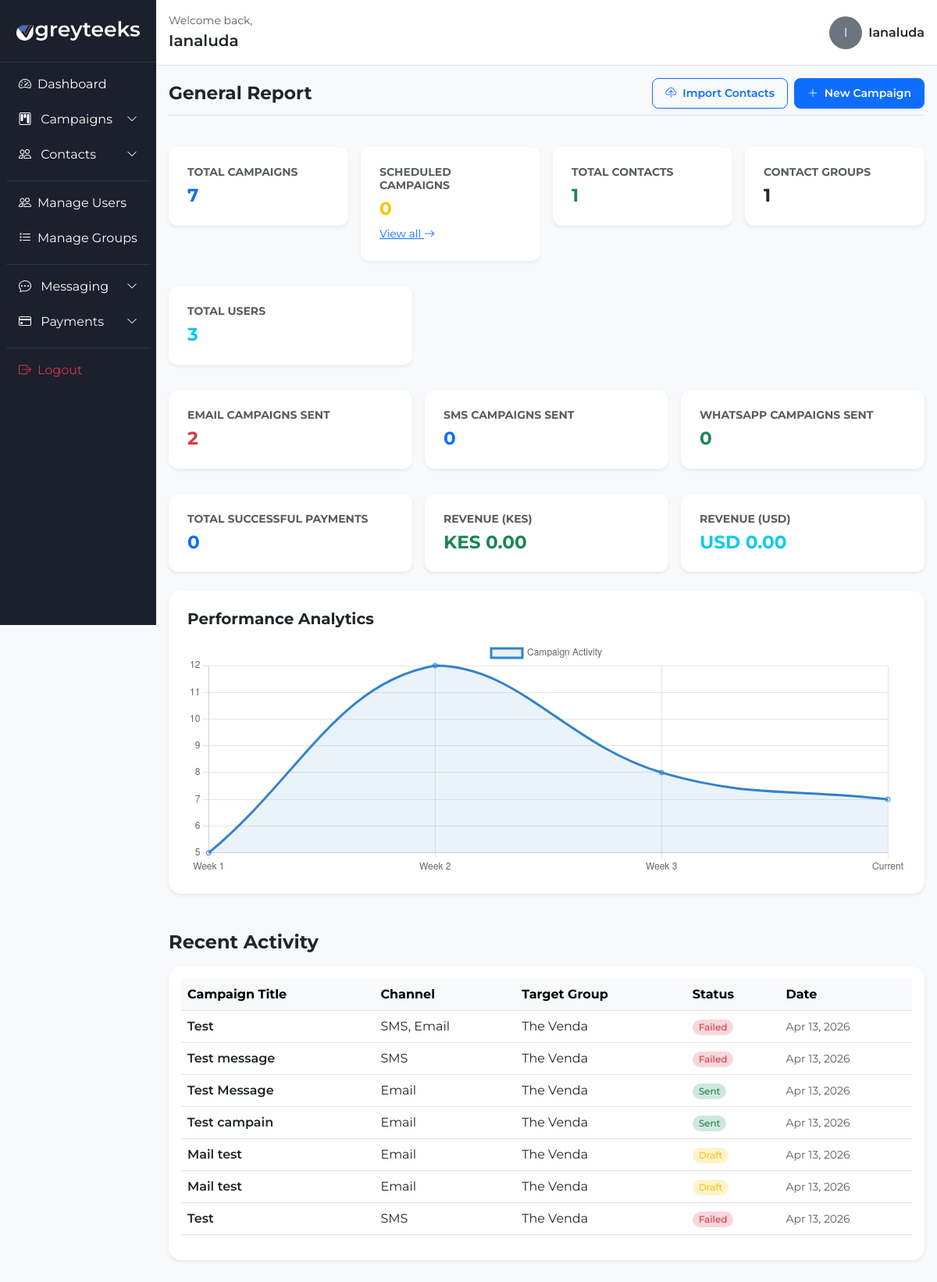
Page /dashboard/ (signed in) on the earlier database version.
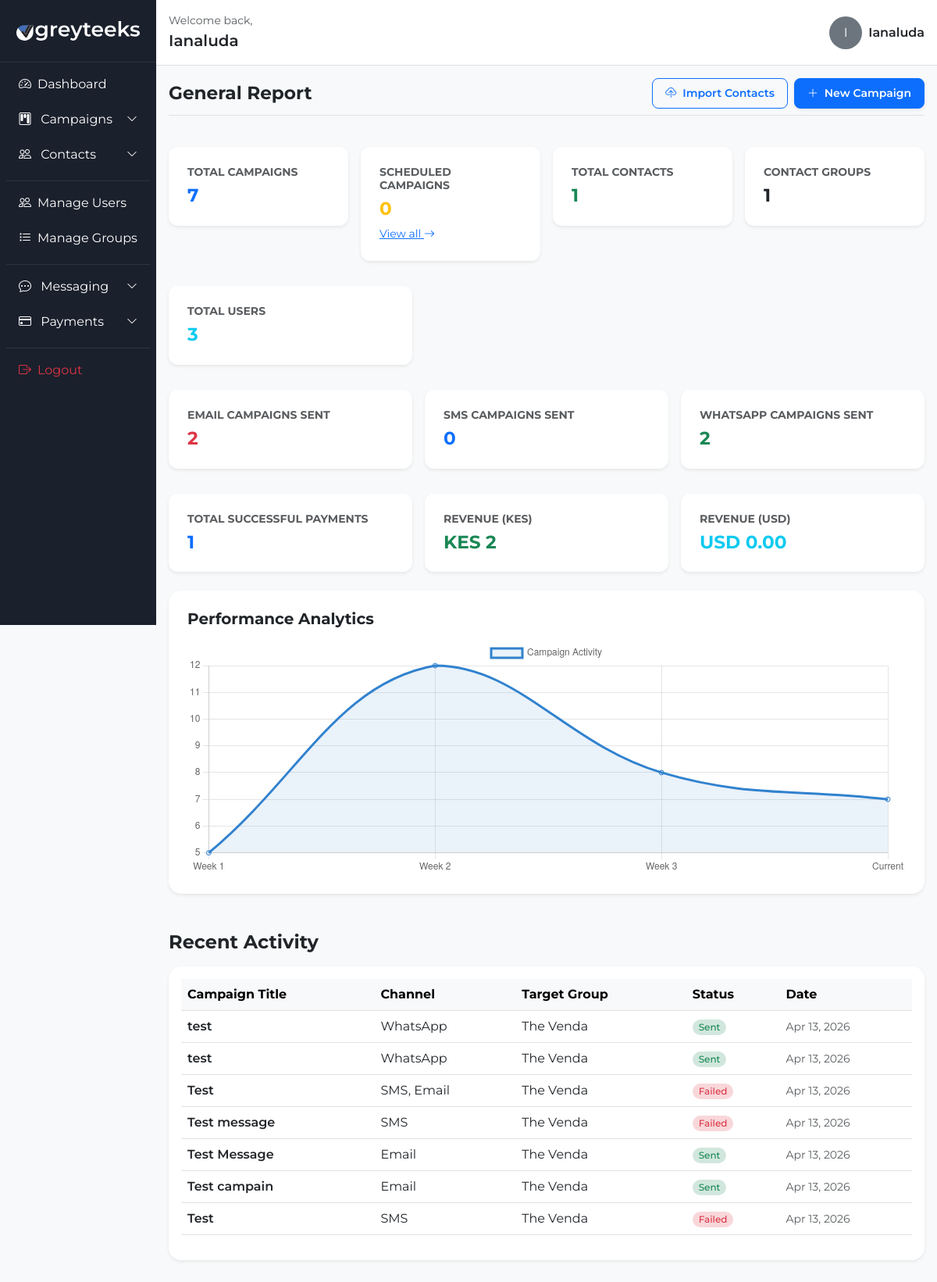
Same page on the later database version.
### campaigns/models.py (models this page shows, shortened)
class Campaign(models.Model):
    user = models.ForeignKey(settings.AUTH_USER_MODEL, on_delete=models.CASCADE, related_name='campaigns')
    title = models.CharField(max_length=200)
    description = models.TextField(blank=True, default='')
    message_body = models.TextField(blank=True, default='')
    sms_template = models.ForeignKey(MessageTemplate, on_delete=models.SET_NULL, null=True, blank=True)
    send_sms = models.BooleanField(default=False, verbose_name='SMS')
    send_whatsapp = models.BooleanField(default=False, verbose_name='WhatsApp')
    send_email = models.BooleanField(default=False, verbose_name='Email')
    target_group = models.ForeignKey(Group, on_delete=models.SET_NULL, null=True, blank=True)
    scheduled_time = models.DateTimeField(null=True, blank=True)
    status = models.CharField(
        max_length=20,
        choices=[
            ('draft', 'Draft'),
            ('scheduled', 'Scheduled'),
            ('sent', 'Sent'),
            ('failed', 'Failed'),
            ('cancelled', 'Cancelled'),
        ],
        default='draft'
    )
    cancel_reason = models.TextField(blank=True)
    sms_server = models.ForeignKey(SMSProvider, on_delete=models.SET_NULL, null=True, blank=True)
    whatsapp_server = models.ForeignKey(WhatsAppProvider, on_delete=models.SET_NULL, null=True, blank=True)
    email_server = models.ForeignKey(EmailProvider, on_delete=models.SET_NULL, null=True, blank=True)
    whatsapp_template = models.ForeignKey(WhatsAppTemplate, on_delete=models.SET_NULL, null=True, blank=True)
    email_template = models.ForeignKey(EmailTemplate, on_delete=models.SET_NULL, null=True, blank=True)
    created_at = models.DateTimeField(auto_now_add=True)
    @property
    def enabled_channels(self):
        channels = []
        if self.send_sms:
            channels.append('SMS')
        if self.send_whatsapp:
            channels.append('WhatsApp')
        if self.send_email:
            channels.append('Email')
        return channels
    @property
    def active_channel_labels(self):
        return ', '.join(self.enabled_channels) if self.enabled_channels else 'None'

### contacts_app/models.py (models this page shows, shortened)
class Group(models.Model):
    user = models.ForeignKey(User, on_delete=models.CASCADE, related_name='user_groups')
    name = models.CharField(max_length=100)
    description = models.TextField(blank=True)
    created_at = models.DateTimeField(auto_now_add=True)

### campaigns/views.py (the view, shortened to what this page needs)
# urls.py: path('dashboard/', dashboard, name='dashboard'),
@login_required
def dashboard(request):
    if request.user.is_staff:
        total_campaigns = Campaign.objects.count()
        total_contacts = Contact.objects.count()
        total_groups = Group.objects.count()
        total_users = User.objects.count()
        total_scheduled = Campaign.objects.filter(status='scheduled').count()
        recent_campaigns = Campaign.objects.order_by('-created_at')[:10]
        total_sms_sent = Campaign.objects.filter(send_sms=True, status='sent').count()
        total_whatsapp_sent = Campaign.objects.filter(send_whatsapp=True, status='sent').count()
        total_email_sent = Campaign.objects.filter(send_email=True, status='sent').count()
        transaction_qs = PaymentTransaction.objects.filter(status='success')
        user_quota = None
        quota_progress = None
    total_successful_payments = transaction_qs.count()
    total_revenue_kes = transaction_qs.filter(currency='KES').aggregate(total=Sum('amount'))['total'] or 0
    total_revenue_usd = transaction_qs.filter(currency='USD').aggregate(total=Sum('amount'))['total'] or 0
    context = {
        'total_campaigns': total_campaigns,
        'total_contacts': total_contacts,
        'total_groups': total_groups,
        'total_users': total_users if request.user.is_staff else None,
        'total_scheduled': total_scheduled,
        'recent_campaigns': recent_campaigns,
        'total_sms_sent': total_sms_sent,
        'total_whatsapp_sent': total_whatsapp_sent,
        'total_email_sent': total_email_sent,
        'total_successful_payments': total_successful_payments,
        'total_revenue_kes': total_revenue_kes,
        'total_revenue_usd': total_revenue_usd,
        'user_quota': user_quota,
        'quota_progress': quota_progress,
        'has_groups': Group.objects.filter(user=request.user).exists() if not request.user.is_staff else None,
        'has_contacts': Contact.objects.filter(group__user=request.user).exists() if not request.user.is_staff else None,
    }
    return render(request, 'campaigns/dashboard.html', context)

### templates/campaigns/dashboard.html (shortened to what the changed rows need)
{% load static %}
<!DOCTYPE html>
<html lang="en">
<head>
    <link href="https://cdn.jsdelivr.net/npm/bootstrap@5.3.0/dist/css/bootstrap.min.css" rel="stylesheet">
    <link rel="stylesheet" href="https://cdn.jsdelivr.net/npm/bootstrap-icons@1.11.3/font/bootstrap-icons.min.css">
    <link rel="stylesheet" href="{% static 'css/dashboard.css' %}">
</head>
<body>
    <div class="container-fluid">
        <div class="row">
            <main class="col-md-10 p-0">
                <div class="dashboard-content">
                    {% block content %}
                    <div class="d-flex justify-content-between align-items-center pb-2 mb-3 border-bottom mt-3">
                        <h2 class="fw-bold m-0">General Report</h2>
                    </div>
                    <div class="row mt-4 g-3">
                        <div class="col-md-3">
                            <div class="card card-stat p-4 shadow-sm">
                                <h2 class="fw-bold mb-0 text-primary">{{ total_campaigns|default:0 }}</h2>
                            </div>
                        </div>
                        <div class="col-md-3">
                            <div class="card card-stat p-4 shadow-sm">
                                <h2 class="fw-bold mb-0 text-warning">{{ total_scheduled|default:0 }}</h2>
                            </div>
                        </div>
                        <div class="col-md-3">
                            <div class="card card-stat p-4 shadow-sm">
                                <h2 class="fw-bold mb-0 text-success">{{ total_contacts|default:0 }}</h2>
                            </div>
                        </div>
                        <div class="col-md-3">
                            <div class="card card-stat p-4 shadow-sm">
                                <h2 class="fw-bold mb-0 text-dark">{{ total_groups|default:0 }}</h2>
                            </div>
                        </div>
                    </div>
                    <div class="row mt-3 g-3">
                        {% if user.is_staff %}
                            <div class="col-md-4">
                                <div class="card card-stat p-4 shadow-sm">
                                    <h2 class="fw-bold mb-0 text-info">{{ total_users|default:0 }}</h2>
                                </div>
                            </div>
                        {% endif %}
                    </div>
                    <div class="row mt-3 g-3">
                        <div class="col-md-4">
                            <div class="card card-stat p-4 shadow-sm">
                                <h2 class="fw-bold mb-0 text-danger">{{ total_email_sent|default:0 }}</h2>
                            </div>
                        </div>
                        <div class="col-md-4">
                            <div class="card card-stat p-4 shadow-sm">
                                <h2 class="fw-bold mb-0 text-primary">{{ total_sms_sent|default:0 }}</h2>
                            </div>
                        </div>
                        <div class="col-md-4">
                            <div class="card card-stat p-4 shadow-sm">
                                <h6 class="text-muted text-uppercase small fw-bold">WhatsApp Campaigns Sent</h6>
                                <h2 class="fw-bold mb-0 text-success">{{ total_whatsapp_sent|default:0 }}</h2>
                            </div>
                        </div>
                    </div>
                    <div class="row mt-3 g-3">
                        <div class="col-md-4">
                            <div class="card card-stat p-4 shadow-sm">
                                <h6 class="text-muted text-uppercase small fw-bold">
                                    {% if user.is_staff %}
                                        Total Successful Payments
                                    {% else %}
                                        My Successful Payments
                                    {% endif %}
                                </h6>
                                <h2 class="fw-bold mb-0 text-primary">{{ total_successful_payments|default:0 }}</h2>
                            </div>
                        </div>
                        {% if user.is_staff %}
                        <div class="col-md-4">
                            <div class="card card-stat p-4 shadow-sm">
                                <h6 class="text-muted text-uppercase small fw-bold">Revenue (KES)</h6>
                                <h2 class="fw-bold mb-0 text-success">KES {{ total_revenue_kes|default:"0.00" }}</h2>
                            </div>
                        </div>
                        <div class="col-md-4">
                            <div class="card card-stat p-4 shadow-sm">
                                <h6 class="text-muted text-uppercase small fw-bold">Revenue (USD)</h6>
                                <h2 class="fw-bold mb-0 text-info">USD {{ total_revenue_usd|default:"0.00" }}</h2>
                            </div>
                        </div>
                        {% endif %}
                    </div>
                    <div class="mt-5 mb-5">
                        <div class="table-responsive bg-white p-3 shadow-sm rounded-4">
                            <table class="table table-hover align-middle">
                                <thead class="table-light">
                                    <tr>
                                        <th>Campaign Title</th>
                                        <th>Channel</th>
                                        <th>Target Group</th>
                                        <th>Status</th>
                                        <th>Date</th>
                                    </tr>
                                </thead>
                                <tbody>
                                    {% for campaign in recent_campaigns %}
                                        <tr>
                                            <td><span class="fw-semibold">{{ campaign.title }}</span></td>
                                            <td>{{ campaign.active_channel_labels }}</td>
                                            <td>{{ campaign.target_group.name|default:"General" }}</td>
                                            <td>
                                                {% if campaign.status == 'sent' %}
                                                    <span class="badge rounded-pill bg-success-subtle text-success">Sent</span>
                                                {% elif campaign.status == 'failed' %}
                                                    <span class="badge rounded-pill bg-danger-subtle text-danger">Failed</span>
                                                {% else %}
                                                    <span class="badge rounded-pill bg-warning-subtle text-warning">{{ campaign.status|title }}</span>
                                                {% endif %}
                                            </td>
                                            <td class="text-muted small">{{ campaign.created_at|date:"M d, Y" }}</td>
                                        </tr>
                                    {% endfor %}
                                </tbody>
                            </table>
                        </div>
                    </div>
                    {% endblock %}
                </div>
            </main>
        </div>
    </div>
</body>
</html>

Differences in the rows shown:
removed Campaign: title "Mail test", active_channel_labels "Email", target_group.name "The Venda", status "Draft", created_at "Apr 13, 2026"
removed Campaign: title "Mail test", active_channel_labels "Email", target_group.name "The Venda", status "Draft", created_at "Apr 13, 2026"
added Campaign: title "test", active_channel_labels "WhatsApp", target_group.name "The Venda", status "Sent", created_at "Apr 13, 2026"
added Campaign: title "test", active_channel_labels "WhatsApp", target_group.name "The Venda", status "Sent", created_at "Apr 13, 2026"
Other differences:
{{ total_whatsapp_sent|default:0 }}: "0" → "2"
{{ total_successful_payments|default:0 }}: "0" → "1"
{{ total_revenue_kes|default:"0.00" }}: "0.00" → "2"
